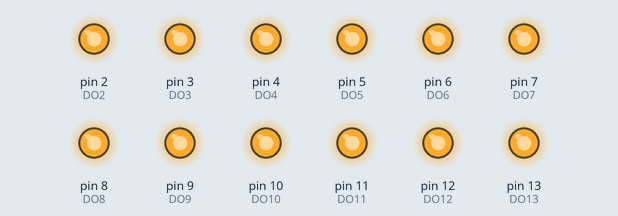
Bench run of a sketch on a simulated Arduino Uno, built with avr-gcc and run on an emulated ATmega328P. Shown: output pins drawn as LEDs (lit = HIGH). What the sketch prints to the serial monitor is not drawn.

Above: at 0.4 s.
At 1.97 s:
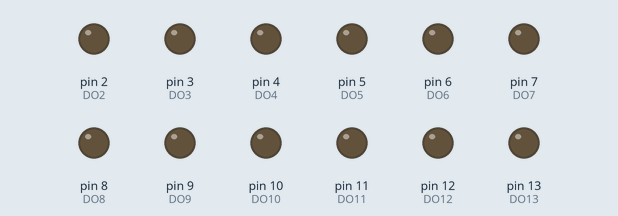
Timing chart, 0 to 3.0 s (numbered marks = the images above):
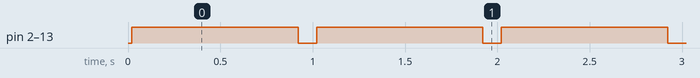

Measured:
- by itself, pin 2 (DO2), pin 3 (DO3), pin 4 (DO4), pin 5 (DO5), pin 6 (DO6), pin 7 (DO7), pin 8 (DO8), pin 9 (DO9), pin 10 (DO10), pin 11 (DO11), pin 12 (DO12), pin 13 (DO13): alternates HIGH for 0.90 s and LOW for 0.10 s

The sketch:

ardTestDO.ino
```cpp
String programName = "ardTestDO";
String date = "201910014";
String author = "Jon Sagebrand";
String email = "jonsagebrand@gmail.com";

// define pins
int DO2 = 2;
int DO3 = 3;
int DO4 = 4;
int DO5 = 5;
int DO6 = 6;
int DO7 = 7;
int DO8 = 8;
int DO9 = 9;
int DO10 = 10;
int DO11 = 11;
int DO12 = 12;
int DO13 = 13;

// times
int onTime = 900;
int offTime = 100;

void setup(void) {

  // start serial port
  Serial.begin(9600);

  // print information
  Serial.println(programName);
  Serial.println(date);
  Serial.print("by ");
  Serial.print(author);
  Serial.println(email);
  Serial.println();

  // setup pins
  Serial.println("Setting up pins ...");
  pinMode(DO2, OUTPUT);
  pinMode(DO3, OUTPUT);
  pinMode(DO4, OUTPUT);
  pinMode(DO5, OUTPUT);
  pinMode(DO6, OUTPUT);
  pinMode(DO7, OUTPUT);
  pinMode(DO8, OUTPUT);
  pinMode(DO9, OUTPUT);
  pinMode(DO10, OUTPUT);
  pinMode(DO11, OUTPUT);
  pinMode(DO12, OUTPUT);
  pinMode(DO13, OUTPUT);
}


void loop(void) {
  digitalWrite(DO2, HIGH);   // turn the LED on (HIGH is the voltage level)
  digitalWrite(DO3, HIGH);
  digitalWrite(DO4, HIGH);
  digitalWrite(DO5, HIGH);
  digitalWrite(DO6, HIGH);
  digitalWrite(DO7, HIGH);
  digitalWrite(DO8, HIGH);
  digitalWrite(DO9, HIGH);
  digitalWrite(DO10, HIGH);
  digitalWrite(DO11, HIGH);
  digitalWrite(DO12, HIGH);
  digitalWrite(DO13, HIGH);
  delay(onTime);                       // wait

  digitalWrite(DO2, LOW);    // turn the LED off by making the voltage LOW
  digitalWrite(DO3, LOW);
  digitalWrite(DO4, LOW);
  digitalWrite(DO5, LOW);
  digitalWrite(DO6, LOW);
  digitalWrite(DO7, LOW);
  digitalWrite(DO8, LOW);
  digitalWrite(DO9, LOW);
  digitalWrite(DO10, LOW);
  digitalWrite(DO11, LOW);
  digitalWrite(DO12, LOW);
  digitalWrite(DO13, LOW);
  delay(offTime);                       // wait
}
```
